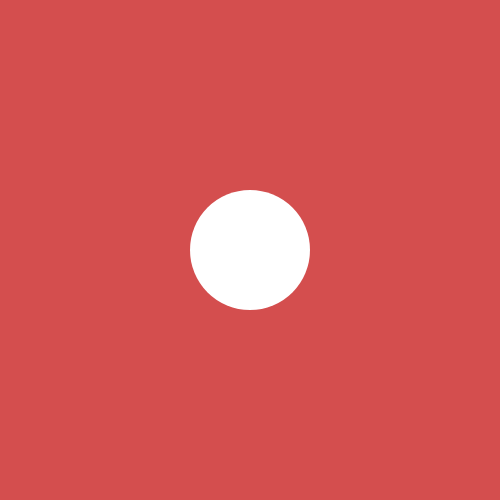
Frame 1 (no input)
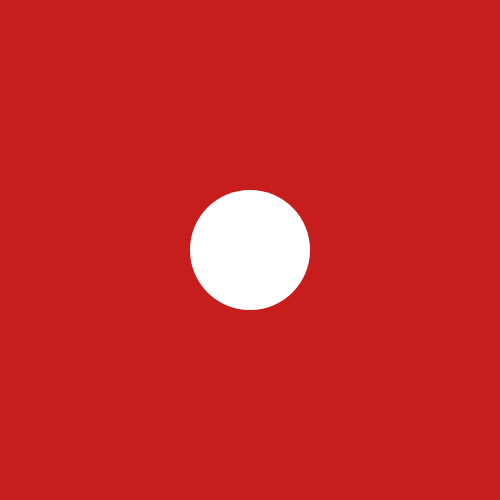
Frame 60 (no input)
Frame 120 (the mouse pressed at the canvas centre since frame 60): identical to frame 60, image omitted

The p5.js sketch that drew these frames (run headless with seeded random() and noise() and a simulated clock; from frame 60 on, the mouse is pressed at the canvas centre):

// p5.js sketch
// ── sketch.js
function setup() {
  createCanvas(500, 500);
}
let x = 250
let y = x
function draw() {
  background(200,30,30,200);
  noStroke();
  if(mouseX<=x){
    circle(x,y,120);
  }
  else {
    rect(190,210,120,80)
  }
}
